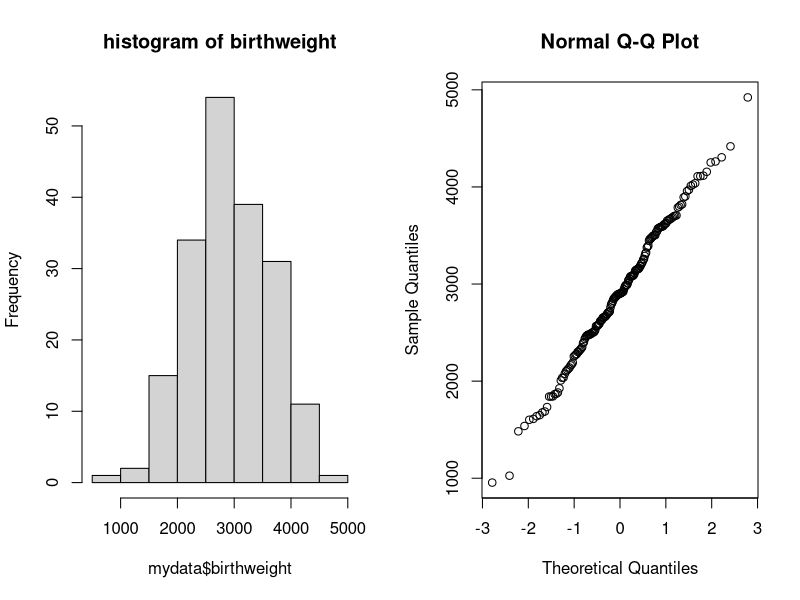
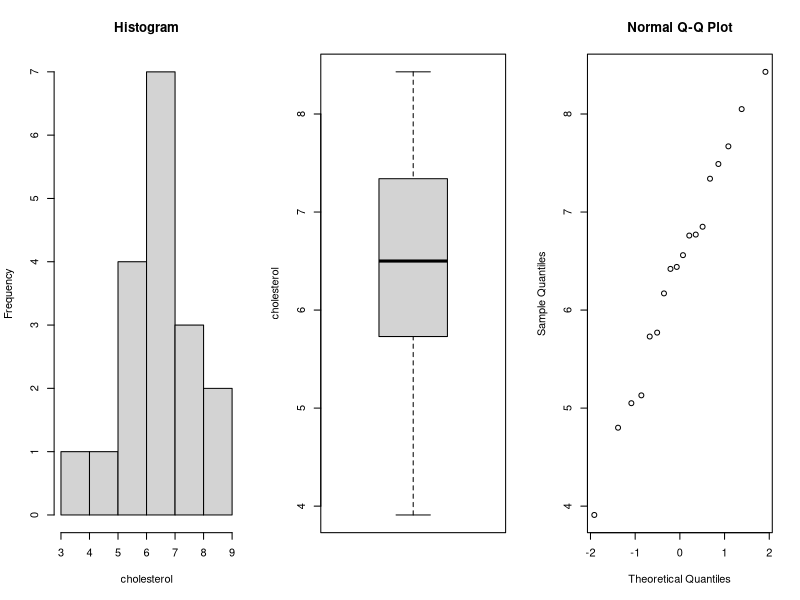
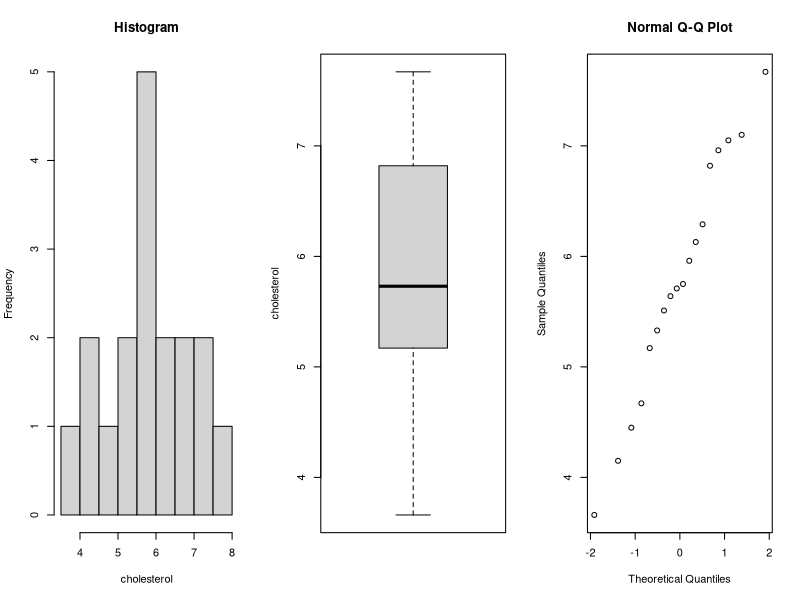
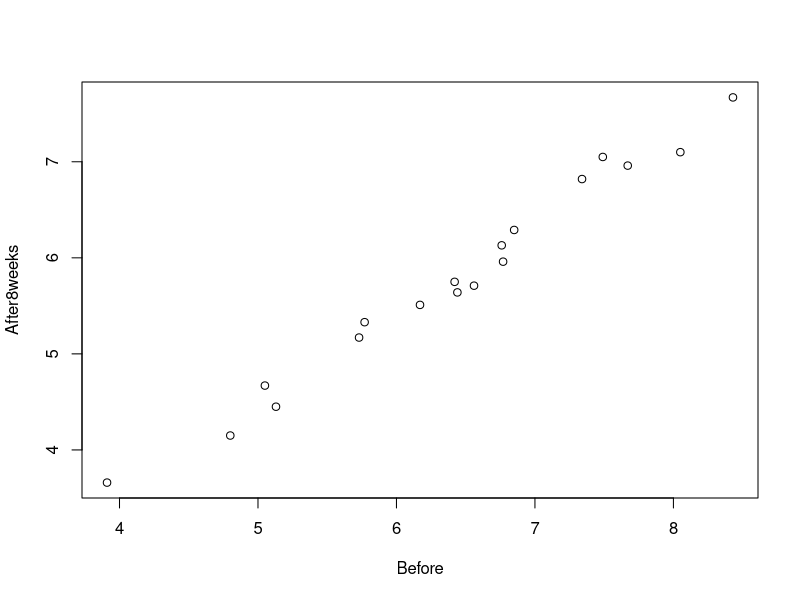
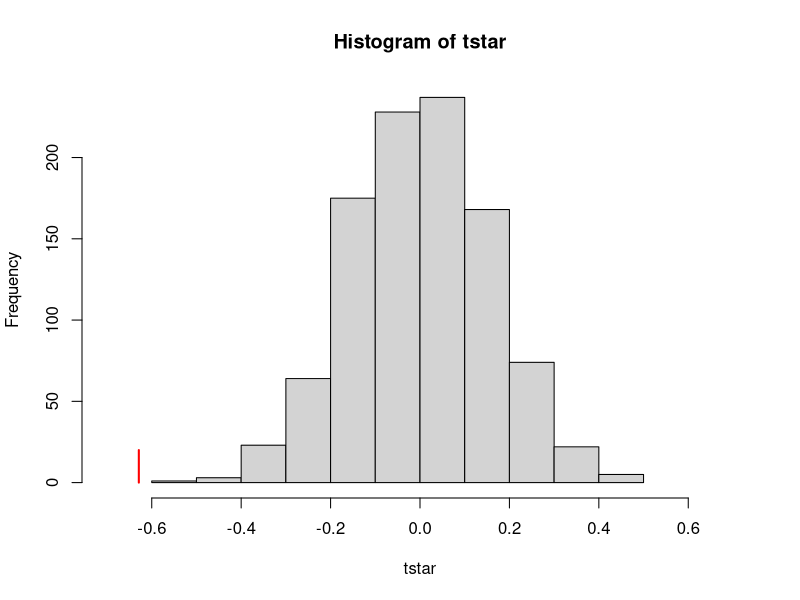
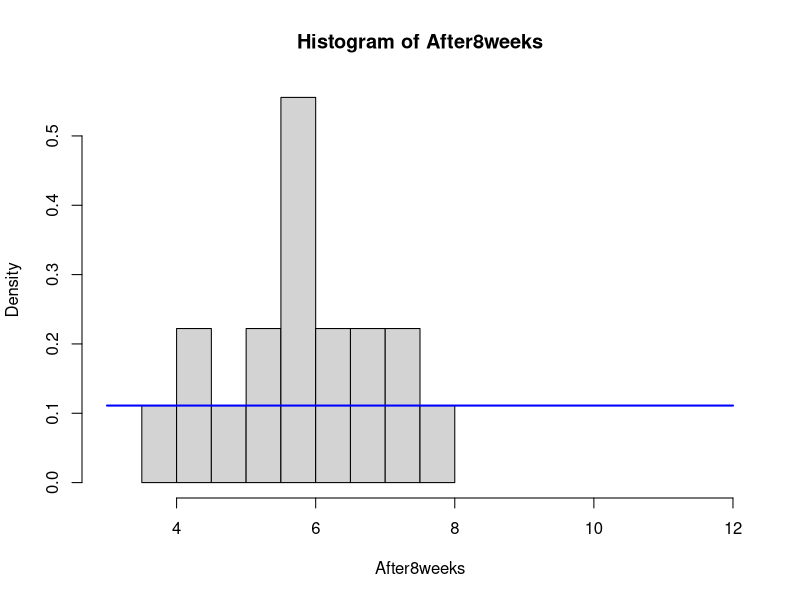
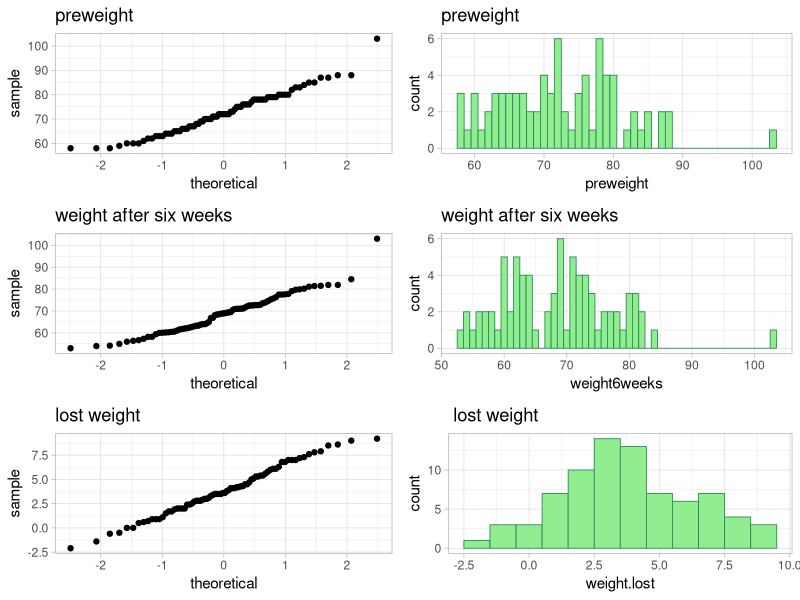
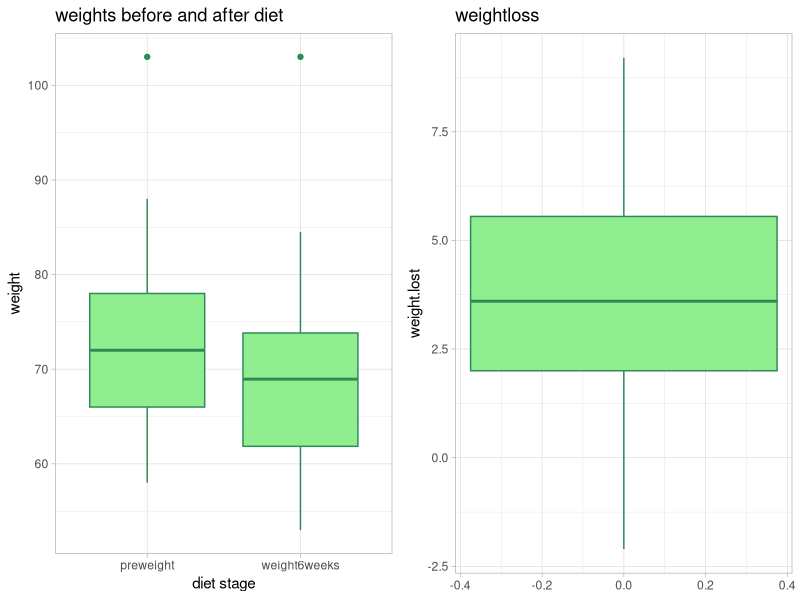

The R source for these figures, in order:
## ---- chunk 1
knitr::opts_chunk$set(echo = TRUE)
options(digits=3)
library(ggplot2)
library(readr)
library(gridExtra)
library(viridis)
library(reshape2)   
library(dplyr)
library(boot)
library(pwr)
## ---- chunk 2
mydata <- read.table("birthweight.txt", header = TRUE, sep = "\n")
mu <- mean(mydata$birthweight)
sigma = sd(mydata$birthweight)

## ---- chunk 3
p=shapiro.test(mydata$birthweight)[[2]]; p
## ---- chunk 4
par(mfrow=c(1,2))
hist(mydata$birthweight, main='histogram of birthweight')
qqnorm(mydata$birthweight)
## ---- chunk 5
n <- length(mydata$birthweight)
alpha <- 0.04
t_value <- qt(1-alpha/2, df=n-1)
t_value
lower_bound <- mu - t_value*sigma/sqrt(n)
upper_bound <- mu + t_value*sigma/sqrt(n)
## ---- chunk 6
boot_fn <- function(data, index) mean(data[index])
boot_data <- boot(mydata$birthweight, boot_fn, R=1000)
quantile(boot_data$t, c(0.02, 0.98))
## ---- chunk 7
t.test(mydata$birthweight, mu = 2800, alternative = 'greater')
## ---- chunk 8
num_above <- sum(mydata$birthweight > 2800)
num_below <- sum(mydata$birthweight < 2800)
## ---- chunk 9
binom.test(num_above, num_above + num_below, p = 0.5, alternative = "greater")
## ---- chunk 10
sig.level <- 0.05 
effect.size <- (2913.293 - 2800) / sigma 
power_t <- pwr.t.test(n = n, d = effect.size, sig.level = sig.level, type = "one.sample", alternative = "greater")$power
birthweight <- c(2786, 2977, 3076, 3277, 2826, 3106, 3016, 3131, 2846, 3011)
## ---- chunk 11
f <- function(x) x - qnorm(0.975)*sqrt((x*(1-x))/n) - 0.25
p.hat <- uniroot(f, c(0.25, 1))$root

me=qnorm(0.9975)*sqrt((p.hat*(1-p.hat))/n)
p.hat_right=p.hat+me
p.hat_right
## ---- chunk 12
p=prop.test(c(34,61),c(62,126))[[3]]; p
## ---- chunk 13
data=read.table(file="cholesterol.txt",header=TRUE)
Before = data$Before
After8weeks = data$After8weeks
## ---- chunk 14
par(mfrow=c(1,3))

summary(Before)

hist(Before,xlab='cholesterol', main='Histogram')
boxplot(Before, ylab='cholesterol')
qqnorm(Before)
## ---- chunk 15
par(mfrow=c(1,3))

summary(After8weeks)
hist(After8weeks, xlab='cholesterol', main='Histogram')
boxplot(After8weeks, ylab='cholesterol')
qqnorm(After8weeks)

par(mfrow=c(1,1))
## ---- chunk 16
cor(Before,After8weeks)
## ---- chunk 17
plot(Before,After8weeks)
## ---- chunk 18
p=t.test(After8weeks, Before, paired = TRUE)[[3]]; p
## ---- chunk 19
p=wilcox.test(After8weeks, Before, paired = TRUE)[[3]]; p
## ---- chunk 20
mystat=function(x,y) {mean(x-y)}
B=1000; tstar=numeric(B)
for (i in 1:B) {
  dietstar=t(apply(cbind(After8weeks,Before),1,sample))
  tstar[i]=mystat(dietstar[,1],dietstar[,2]) }
myt=mystat(After8weeks,Before)

myt
## ---- chunk 21
hist(tstar, xlim=c(-0.7,0.7))
lines(rep(myt,2),c(0,20), col="red",lwd=2)
## ---- chunk 22
pl=sum(tstar<myt)/B
pr=sum(tstar>myt)/B
p=2*min(pl,pr); p
## ---- chunk 23
x.bar = mean(After8weeks)
theta.hat = 2 * x.bar - 3
## ---- chunk 24
z = qnorm(0.975) 
sigma = sqrt(((theta.hat - 3)^2)/(12*18*18))
me = z * sigma

ci = c(theta.hat - me, theta.hat + me)
ci
## ---- chunk 25
hist(After8weeks, freq = FALSE, xlim = c(3, 12))
curve(dunif(x, min = 3, max = 12), add = TRUE, col="blue", lwd = 2)
## ---- chunk 26
H0=rep(1, 9)
for(theta in 4:12){
  n=length(After8weeks); t=max(After8weeks)
  B=1000; Tstar=numeric(B)
  for(i in 1:B) {
   Xstar=runif(n,3,theta)
   Tstar[i]=max(Xstar)}
  pl=sum(Tstar<t)/B;pr=sum(Tstar>t)/B
  p=2*min(pl,pr)
  if(p<0.05){H0[theta-3]=0}}
H0
## ---- chunk 27
H0=rep(1,9)
for(theta in 4:12){
  n=length(After8weeks)
  sample=runif(n,3,theta)
  p=ks.test(After8weeks,sample)$p.value
  if(p<0.05){H0[theta-3]=0}
}
H0
## ---- chunk 28
p=wilcox.test(After8weeks,mu=6,alt="l")[[3]]; p
## ---- chunk 29
n=sum(After8weeks<4.5)
prop=n/length(After8weeks);prop
## ---- chunk 30
data <- read.table(file= 'diet.txt', header=TRUE)
#View(data)
## ---- chunk 31
data$weight.lost <- 0
for (i in 1:78) {
  data$weight.lost[i] <- data$preweight[i] - data$weight6weeks[i]
}
#summary(data) #inspect data
## ---- chunk 32
head(data, n = 3) #weight.lost column has been added
## ---- chunk 33
qq_pre <- ggplot(data) + geom_qq(aes(sample=preweight)) + theme_light() + labs(title="preweight")
qq_post <- ggplot(data) + geom_qq(aes(sample=weight6weeks))  + theme_light()  + labs(title="weight after six weeks")

hist_pre <- ggplot(data, aes(x=preweight))+ geom_histogram(binwidth=1, color="seagreen", fill="lightgreen", linewidth=.3) + theme_light() + labs(title="preweight")
hist_post <- ggplot(data, aes(x=weight6weeks))+ geom_histogram(binwidth=1, color="seagreen", fill="lightgreen", linewidth=.3) + theme_light() + labs(title="weight after six weeks")


#max(data$preweight)
#max(data$weight6weeks)

qq_diff <- ggplot(data) + geom_qq(aes(sample=weight.lost)) + theme_light() + labs(title="lost weight") 
hist_diff <- ggplot(data, aes(x=weight.lost))+ geom_histogram(binwidth=1, color="seagreen", fill="lightgreen", linewidth=.3) + theme_light() + labs(title=" lost weight")

grid.arrange(qq_pre, hist_pre, qq_post, hist_post, qq_diff, hist_diff, ncol=2)

## ---- chunk 34
stp <- shapiro.test(data$preweight)
sta <- shapiro.test(data$weight6weeks)
stp$p.value
sta$p.value
## ---- chunk 35
data_subset <- dplyr::select(data, preweight, weight6weeks)
data_long <- melt(data_subset)

weight_boxplt <- ggplot(data_long, aes(x = variable, y = value)) +         
  geom_boxplot(color="seagreen", fill="lightgreen") + labs(title = 'weights before and after diet', x = 'diet stage', y = 'weight')+ theme_light()

diet_boxplt <- ggplot(data, aes( y=weight.lost)) + geom_boxplot(color="seagreen", fill="lightgreen") + labs(title='weightloss') + theme_light()

grid.arrange(weight_boxplt, diet_boxplt,  ncol = 2)

## ---- chunk 36
t_test1 <- t.test(data$preweight, data$weight6weeks, data = data, paired = TRUE)
t_test1$p.value
## ---- chunk 37
diet_g_boxplt <- ggplot(data, aes( y=weight.lost, group = diet)) + geom_boxplot(color="seagreen", fill="lightgreen") + labs(title='weightloss per diet') + theme_light()
diet_g_boxplt
## ---- chunk 38
data$diet <- as.factor(data$diet) # diet is numerical but needs to be factor for ANOVA
is.factor(data$diet) # True
summary(data$diet) #design is not balanced

# treatment parametrization, diet1 is base level
dietaov <- lm(weight.lost ~ diet, data=data)
a1 <- anova(dietaov)
summary(dietaov)

# sum parametrization
contrasts(data$diet)=contr.sum
dietaov2 <- lm(weight.lost ~ diet, data=data)
a2 <- anova(dietaov2)
summary(dietaov2)

# t-test
data_diet2 <- data[data$diet == 2,]
data_diet3 <- data[data$diet == 3,]
names(data_diet3)[8]<- paste("weight.lost2")
data_diet23 <- cbind(data_diet2,data_diet3)
t_test2 <- t.test(data_diet23$weight.lost, data_diet23$weight.lost2, data = data_diet23, paired = FALSE)

## ---- chunk 39
qq_aovres1 <- ggplot(data) + geom_qq(aes(sample=residuals(dietaov)))  + theme_light()  + labs(title="weight.lost ~ diet treatment")
scatter_aovres1 <- ggplot(dietaov, aes(fitted(dietaov), residuals(dietaov))) + geom_point() + theme_light() + labs(title="weight.lost ~ diet treatment")

qq_aov2res2 <- ggplot(data) + geom_qq(aes(sample=residuals(dietaov2)))  + theme_light()  + labs(title="weight.lost ~ diet sum")
scatter_aov2res2 <- ggplot(dietaov2, aes(fitted(dietaov2), residuals(dietaov2))) + geom_point() + theme_light() + labs(title="lm weight.lost ~ diet sum")

grid.arrange(qq_aovres1, scatter_aovres1, ncol=2)
grid.arrange(qq_aov2res2, scatter_aov2res2, ncol=2)
## ---- chunk 40
data$gender <- as.factor(data$gender)
is.factor(data$gender) # TRUE

genderlmm <- lm(weight.lost ~ diet + gender, data = data) # main effects
genderaovm <- anova(genderlmm)

genderlmi <- lm(weight.lost ~ diet * gender, data = data) # interaction effects
genderaovi <- anova(genderlmi)
## ---- chunk 41
par(mfrow=c(1,2))
interaction.plot(data$gender, data$diet, data$weight.lost)
interaction.plot(data$diet, data$gender, data$weight.lost)
## ---- chunk 42
par(mfrow=c(1,2))
qqnorm(residuals(genderlmm))
qqnorm(residuals(genderlmi))

## ---- chunk 43
scatter_genderlmm <- ggplot(genderlmm, aes(fitted(genderlmm), residuals(genderlmm))) + geom_point() + theme_light() + labs(title="Fitted against actual residuals of lm weight.lost ~ diet + gender")
scatter_genderlmi <- ggplot(genderlmi, aes(fitted(genderlmi), residuals(genderlmi))) + geom_point() + theme_light() + labs(title="Fitted against actual residuals of lm weight.lost ~ diet * gender")

grid.arrange(scatter_genderlmm, scatter_genderlmi, ncol=2)

## ---- chunk 44
data_gender0 <- data[data$gender == 0,]
data_gender1 <- data[data$gender == 1,]

summary(data_gender0$preweight) # to find mean preweight for gender 0
summary(data_gender1$preweight) # to find mean preweight for gender 1
newdata <- data.frame(gender=c(0,0,0,1,1,1), 
 preweight=c(67.12,67.12,67.12,79.03,79.03,79.03), diet=c(1,2,3,1,2,3))
newdata$gender <- as.factor(newdata$gender)
newdata$diet <- as.factor(newdata$diet)
predict(genderlmi, newdata)
